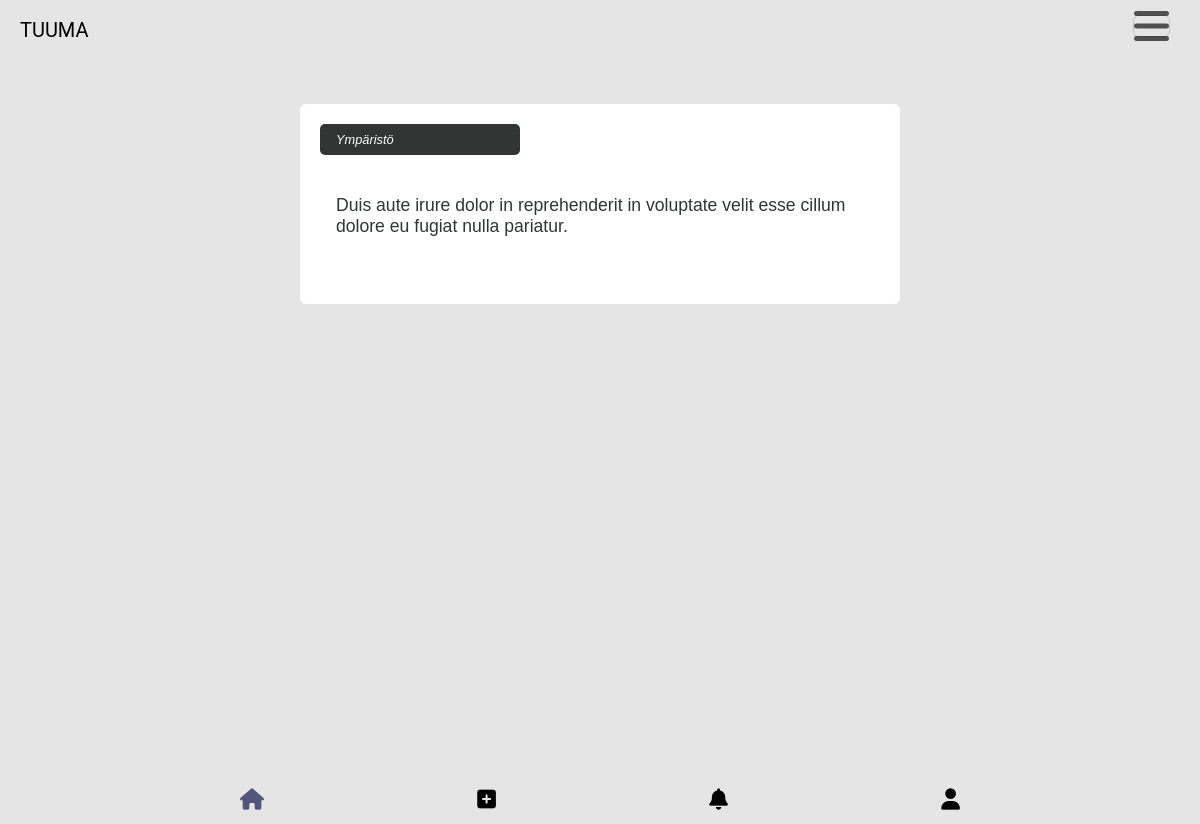
Before: /home (signed in) with the older database file.
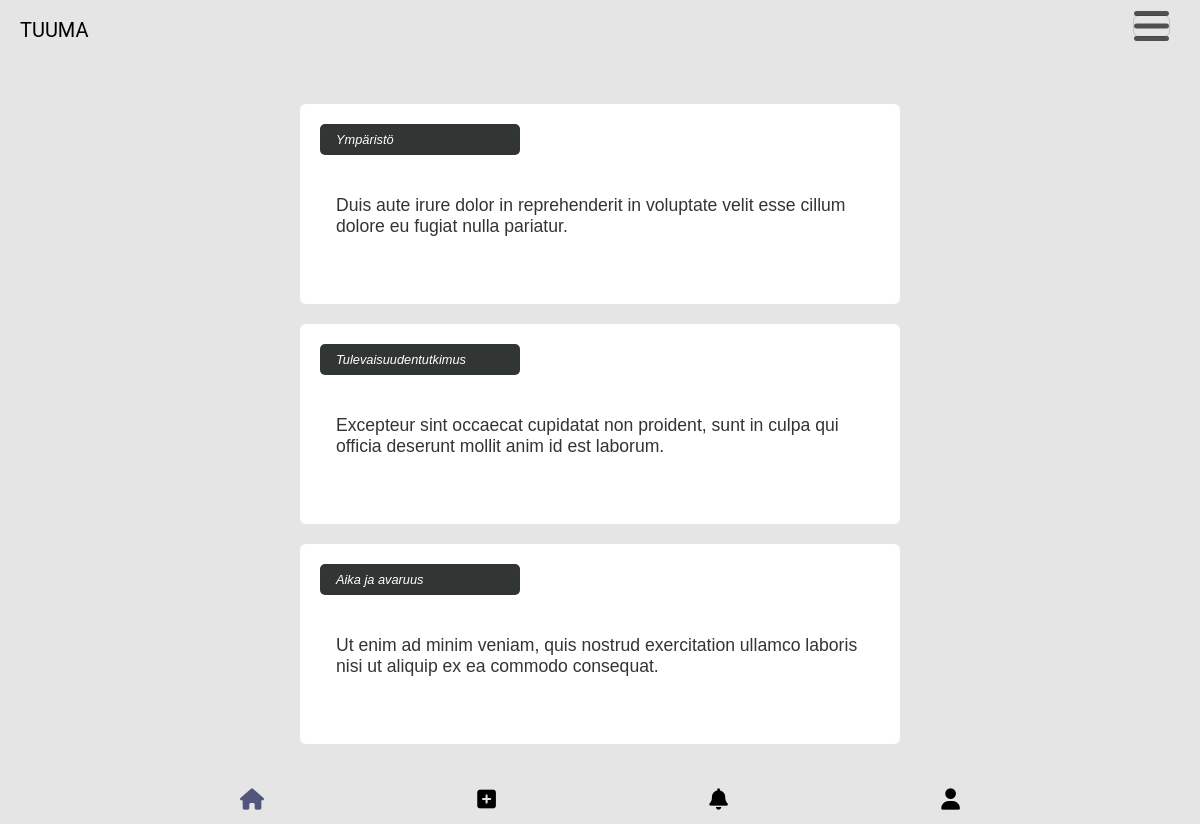
After: the same page with the newer database file.
### app/models.py (models this page shows, shortened)
class Cards(db.Model):
    __tablename__ = 'cards'
    id = db.Column(db.Integer, primary_key=True)
    country = db.Column(db.String(120), db.ForeignKey('users.country'), nullable=False)
    type_id = db.Column(db.Integer, nullable=False)
    primary_category = db.Column(Enum(
        "aikajaavaruus",
        "luonnontieteet",
        "Ihmiselämä",
        "ihmisetjayhteiskunta",
        "filosofiajauskonto",
        "politiikkajaoikeus",
        "tulevaisuudentutkimus",
        "liiketoimintajatalous",
        "teknologia",
        "ymparisto",
        "taidejaviihde",
        "urheilujavapaa-aika",
        name="primary_category"
    ), nullable=False)
    question = db.Column(db.String(255), nullable=False)
    status = db.Column(db.String(20), nullable=False, default="False")
    created_at = db.Column(db.DateTime, default=datetime.utcnow)
    user_id = db.Column(db.Integer, db.ForeignKey('users.id'), nullable=False)
    is_parent = db.Column(db.Boolean, default=False)
    parent_id = db.Column(db.Integer, nullable=True)
    children = db.Column(db.Integer, default=0)

### app/auth/views.py (the view)
@auth.route('/home', methods=['GET', 'POST'])
@login_required
def home():
    current_app.logger.info('home-reitille tultiin')
    if current_user.role == 16:
        return redirect(url_for('auth.editusers'))
    cards = Cards.query.filter_by(country='Finland', type_id=1, is_parent=True).all()
    if cards:
        current_app.logger.info('Kysymyksiä löytyi')
        for card in cards:
            current_app.logger.info('Kysymys: ' + card.question)
        return render_template('user/home.html', cards=cards, category_mapping=category_mapping)
    return render_template('user/home.html')

### app/models.py (called while the page is built)
@login_manager.user_loader
def load_user(user_id):
    return Users.query.get(int(user_id))

### app/templates/user/home.html (shortened to what this page needs)
{% extends "base_auth.html" %}
{% block head %}
<link rel="stylesheet" href="{{ url_for('static', filename='css/style.css') }}">
<link rel="stylesheet" href="{{ url_for('static', filename='css/navbar.css') }}">
<link rel="stylesheet" href="{{ url_for('static', filename='css/cards.css') }}">
{% endblock %}
{% block content %}
<div class="container-base">
    {% block page_content %}
    <div class="col-md-8">
    {% for card in cards %}
    <div class="card">
      <h6 class="card-header">{{ category_mapping[card.primary_category] }}</h6>
      <div class="card-body">
        <h5 class="card-title">
          <a href="{{ url_for('auth.card', id=card.id) }}">
            {{ card.question }}
          </a>
        </h5>
      </div>
    </div>
    {% endfor %}
  </div>
    {% endblock %}
</div>
{% block footer %}
<nav class="navbar fixed-bottom" id="fixed-bottom">
    <div class="container-fluid">
      <a class="fa-solid fa-house fa-lg" href="{{ url_for('auth.home') }}" style="color: #52567A;"></a>
      <a class="fa-solid fa-square-plus fa-lg" href="{{ url_for('auth.newcard') }}" style="color: #000000;"></a>
      <a class="fa-solid fa-bell fa-lg" href="#" style="color: #000000;"></a>
      <a class="fa-solid fa-user fa-lg" href="#" style="color: #000000;"></a>
    </div>
</nav>
{% endblock %}
{% endblock %}

### app/templates/base_auth.html (shortened to what this page needs)
<!DOCTYPE html>
<html lang="fi">
<head>
    {% block head %}{% endblock %}
</head>
<body>
{% block navbar %}
<link rel="stylesheet" href="https://cdn.jsdelivr.net/npm/bootstrap@5.3.2/dist/css/bootstrap.min.css">
<link rel="stylesheet" href="https://cdnjs.cloudflare.com/ajax/libs/font-awesome/5.15.3/css/all.min.css">
<nav class="navbar fixed-top">
    <div class="container-fluid">
        <a class="navbar-brand" href="#">TUUMA</a>
        <button class="navbar-toggler" type="button" data-bs-toggle="offcanvas" data-bs-target="#offcanvasNavbar" aria-controls="offcanvasNavbar" aria-label="Toggle navigation">
          <span class="fa-solid fa-bars fa-2xl"></span>
        </button>
      </div>
    </nav>
{% endblock%}
{% block content %}{% endblock %}
</body>
</html>

### app/static/css/style.css (style rules this page uses)
html, body { margin: 0 !important; padding: 0 !important; }
body { display: flex; flex-direction: column; }
.container-base { display: flex; flex-direction: column !important; align-items: center; width: 100vw !important; height: 100vh !important; padding: 20px; padding-top: 80px; background-color: #E5E5E5 !important; }
.container-base .col-md-8 { display: flex; flex-direction: column; align-items: center; max-width: 100%; }
.navbar a { text-decoration: none; }

### app/static/css/navbar.css (style rules this page uses)
.container-fluid { margin: 0 !important; padding: 0 !important; width: 100vw !important; }
.navbar { margin: 0px !important; padding-left: 40px !important; padding-right: 40px !important; max-width: 100vw !important; height: 50px !important; background-color: #E5E5E5 !important; }
.navbar-brand { position: fixed; top: 10px !important; left: 20px !important; width: 100px; color: black !important; font-size: 20px !important; font-family: 'Roboto', sans-serif !important; }
.navbar-toggler { position: fixed; top: 15px !important; right: 30px !important; margin: 0px !important; padding: 0px !important; background-color: lightorange !important; font-family: 'Roboto', sans-serif !important; }
@media (min-width: 768px) { #fixed-bottom { padding-left: 20% !important; padding-right: 20% !important; } }

### app/static/css/cards.css (style rules this page uses)
.card { border: 0px; border-radius: 10px; box-shadow: 0px 0px 0px 0px; border: 0 !important; margin-bottom: 20px !important; min-height: 200px !important; padding: 20px; }
.card .card-header { display: flex; font-family: Verdana, Geneva, Tahoma, sans-serif; font-size: 0.8rem; font-style: italic; border: 0 !important; border-radius: 5px !important; color: white; background-color: #313534 !important; width: 200px; }
.card .card-body { display: flex; flex-direction: column; align-items: center; justify-content: center; height: 100%; background-color: white; border-radius: 5px !important; }
.card .card-title { font-family: Arial, Helvetica, sans-serif; font-size: 1.1rem; font-weight: lighter; color: #313534; }
.card .card-title a { color: #313534 !important; text-decoration: none; transition: color 0.3s ease; }
@media (min-width: 768px) { .card { width: 80vw; } }
@media (min-width: 992px) { .card { width: 70vw; } }
@media (min-width: 1200px) { .card { width: 50vw; } }

Changed rows visible on the page:
added Cards: primary_category "Tulevaisuudentutkimus", question "Excepteur sint occaecat cupidatat non proident, sunt in culpa qui officia deserunt mollit anim id est laborum."
added Cards: primary_category "Aika ja avaruus", question "Ut enim ad minim veniam, quis nostrud exercitation ullamco laboris nisi ut aliquip ex ea commodo consequat."
